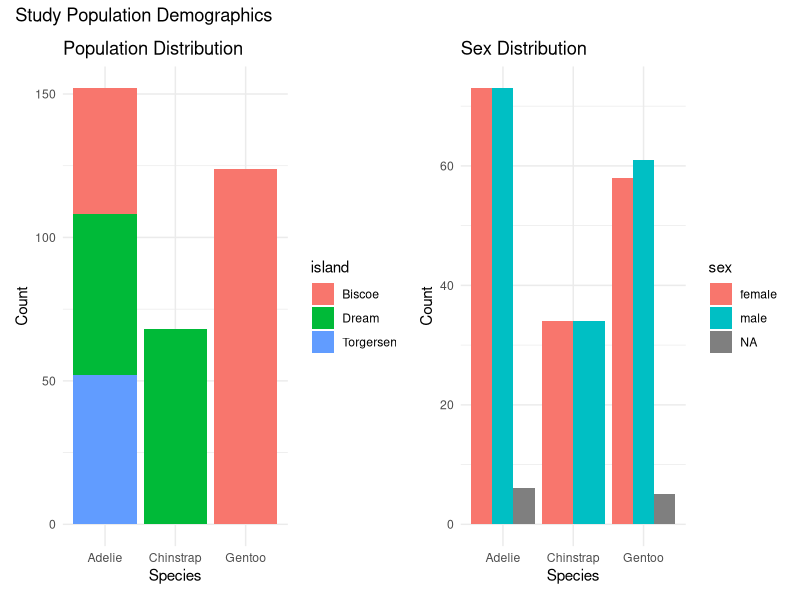
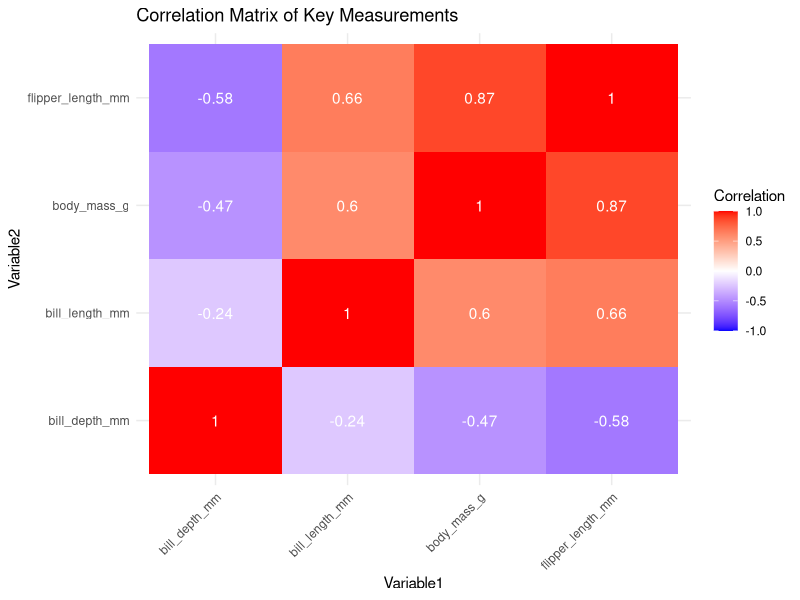
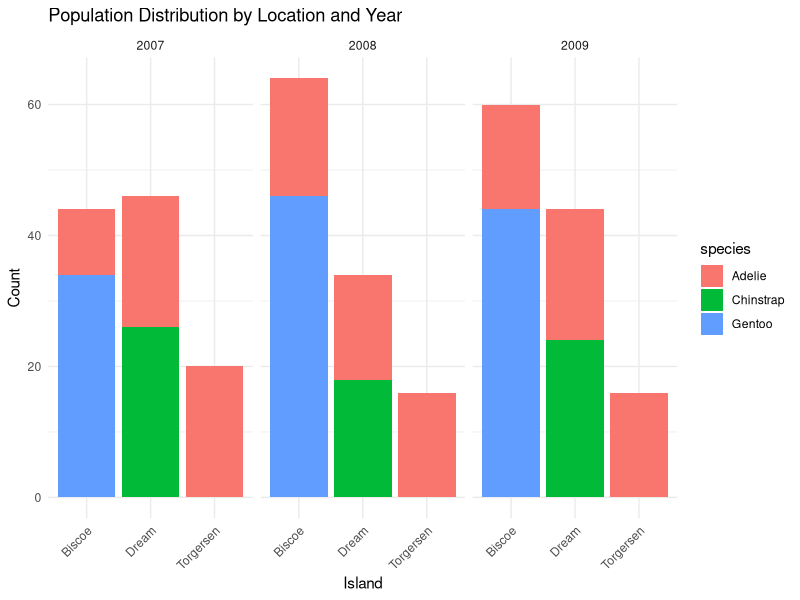

Recreate these plots in R, in order.
## ---- chunk 1
library(palmerpenguins)
library(tidyverse)
library(knitr)
library(patchwork)
## ---- chunk 2
# Create overview visualization
p1 <- ggplot(penguins, aes(x = species, fill = island)) +
  geom_bar(position = "stack") +
  labs(title = "Population Distribution",
       x = "Species", y = "Count") +
  theme_minimal()

p2 <- ggplot(penguins, aes(x = species, fill = sex)) +
  geom_bar(position = "dodge") +
  labs(title = "Sex Distribution",
       x = "Species", y = "Count") +
  theme_minimal()

p1 + p2 +
  plot_annotation(
    title = "Study Population Demographics",
    theme = theme_minimal()
  )
## ---- chunk 3
# Create summary table of key characteristics
penguins %>%
  group_by(species) %>%
  summarise(
    Population = n(),
    `Mean Body Mass (g)` = mean(body_mass_g, na.rm = TRUE),
    `Mean Bill Length (mm)` = mean(bill_length_mm, na.rm = TRUE),
    `Mean Flipper Length (mm)` = mean(flipper_length_mm, na.rm = TRUE)
  ) %>%
  kable(caption = "Summary of Key Species Characteristics",
        digits = 1)
## ---- chunk 4
# Create correlation plot
penguins %>%
  select(bill_length_mm, bill_depth_mm, 
         flipper_length_mm, body_mass_g) %>%
  cor(use = "complete.obs") %>%
  as.data.frame() %>%
  rownames_to_column("Variable1") %>%
  pivot_longer(-Variable1, names_to = "Variable2", values_to = "Correlation") %>%
  ggplot(aes(Variable1, Variable2, fill = Correlation)) +
  geom_tile() +
  geom_text(aes(label = round(Correlation, 2)), color = "white") +
  scale_fill_gradient2(low = "blue", high = "red", mid = "white", 
                      midpoint = 0, limit = c(-1,1)) +
  theme_minimal() +
  theme(axis.text.x = element_text(angle = 45, hjust = 1)) +
  labs(title = "Correlation Matrix of Key Measurements")
## ---- chunk 5
ggplot(penguins, aes(x = island)) +
  geom_bar(aes(fill = species)) +
  facet_wrap(~year) +
  labs(title = "Population Distribution by Location and Year",
       x = "Island", y = "Count") +
  theme_minimal() +
  theme(axis.text.x = element_text(angle = 45, hjust = 1))
## ---- chunk 6
tribble(
  ~Chapter, ~Focus, ~Key_Methods, ~Data_Source,
  "Paper 1", "Species Distribution", "Descriptive Statistics", "Palmer Station",
  "Paper 2", "Morphological Analysis", "Comparative Analysis", "Palmer Station",
  "Paper 3", "Population Dynamics", "Time Series Analysis", "Palmer Station"
) %>%
  kable(caption = "Overview of Dissertation Chapters",
        col.names = c("Chapter", "Focus", "Key Methods", "Data Source"))
